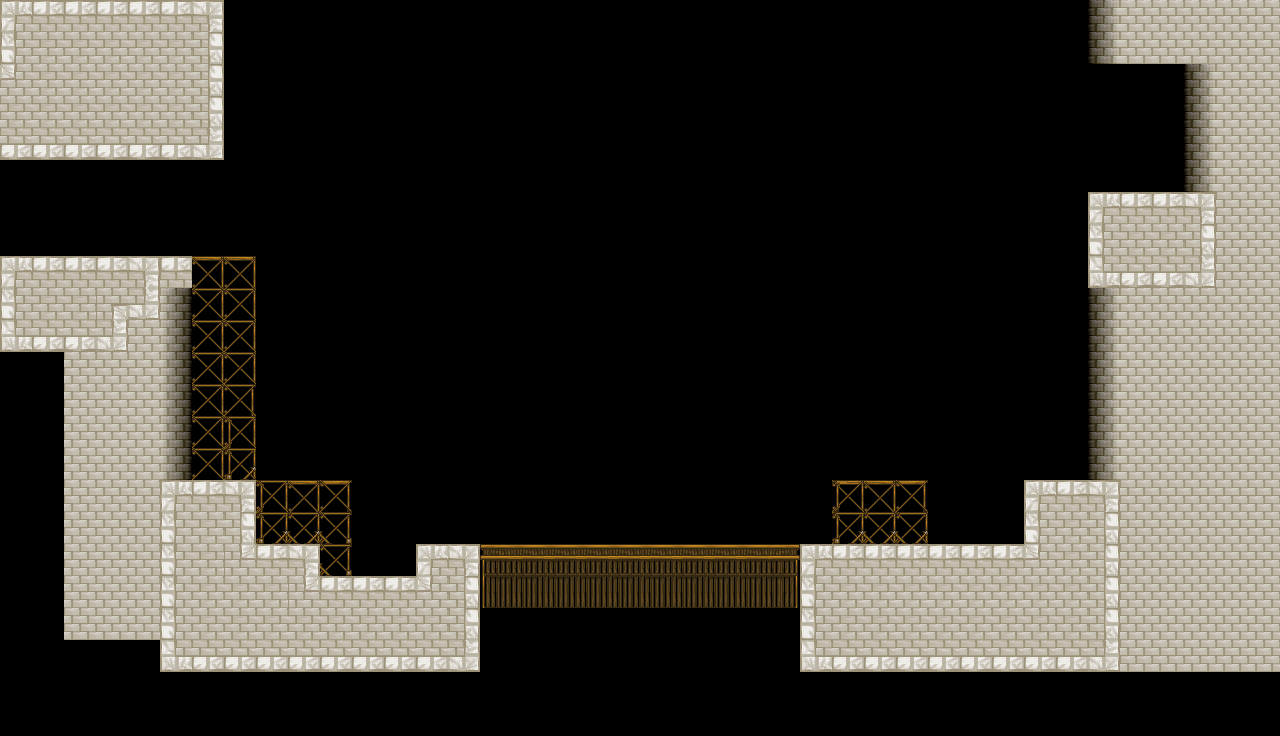

Below is a game level as drawn by its tile map, then a one-line description and the .tmx that defines it (tile-layer data replaced by summaries):
An orthogonal 40x23 tile map with 32x32 px tiles, 5 tile layers (Background1, Background2, Background3, Foreground1, ...), 3 tilesets and 6 objects.

<map version="1.0" tiledversion="1.1.5" orientation="orthogonal" renderorder="right-down" width="40" height="23" tilewidth="32" tileheight="32" infinite="0" nextobjectid="21">
 <properties>
  <property name="unity:scale" value="0.03125" />
 </properties>
 <tileset firstgid="1" source="../../Tilesets/Example.tsx" />
 <tileset firstgid="31" source="../../Tilesets/cathedral.tsx" />
 <tileset firstgid="131" source="../../Tilesets/palace.tsx" />
 <layer name="Background1" width="40" height="23">
  <properties>
   <property name="unity:sortingOrder" type="int" value="-3" />
  </properties>
  <data>[920 cells, 89 non-empty, 3 distinct tile ids]</data>
 </layer>
 <layer name="Background2" width="40" height="23">
  <properties>
   <property name="unity:sortingOrder" type="int" value="-4" />
  </properties>
  <data>[920 cells, 0 non-empty, 0 distinct tile ids]</data>
 </layer>
 <layer name="Background3" width="40" height="23">
  <properties>
   <property name="unity:sortingOrder" type="int" value="-3" />
  </properties>
  <data>[920 cells, 0 non-empty, 0 distinct tile ids]</data>
 </layer>
 <layer name="Foreground1" width="40" height="23">
  <properties>
   <property name="unity:sortingOrder" type="int" value="3" />
  </properties>
  <data>[920 cells, 328 non-empty, 30 distinct tile ids]</data>
 </layer>
 <layer name="Foreground2" width="40" height="23">
  <properties>
   <property name="unity:sortingOrder" type="int" value="4" />
  </properties>
  <data>[920 cells, 0 non-empty, 0 distinct tile ids]</data>
 </layer>
 <objectgroup name="walls">
  <properties>
   <property name="unity:layer" value="Obstacle" />
  </properties>
  <object id="12" x="0" y="160">
   <polyline points="0,0 224,0 224,-160 0,-160 0,0" />
  </object>
  <object id="13" x="0" y="256">
   <polyline points="0,0 192,0 192,224 256,224 256,288 320,288 320,320 416,320 416,288 864,288 960,288 1024,288 1024,224 1088,224 1088,-64 1216,-64 1216,416 800,416 800,352 480,352 480,416 160,416 160,384 64,384 64,96 0,96 0,0" />
  </object>
  <object id="20" x="1184" y="192">
   <polyline points="0,0 0,-128 -96,-128 -96,-192" />
  </object>
 </objectgroup>
 <objectgroup name="JumpThru">
  <properties>
   <property name="unity:layer" value="Obstacle" />
   <property name="unity:tag" value="JumpThru" />
  </properties>
  <object id="14" x="192" y="256">
   <polyline points="0,0 64,0" />
  </object>
  <object id="16" x="288" y="480">
   <polyline points="0,0 64,0" />
  </object>
  <object id="18" x="928" y="480">
   <polyline points="0,0 -96,0" />
  </object>
 </objectgroup>
</map>
